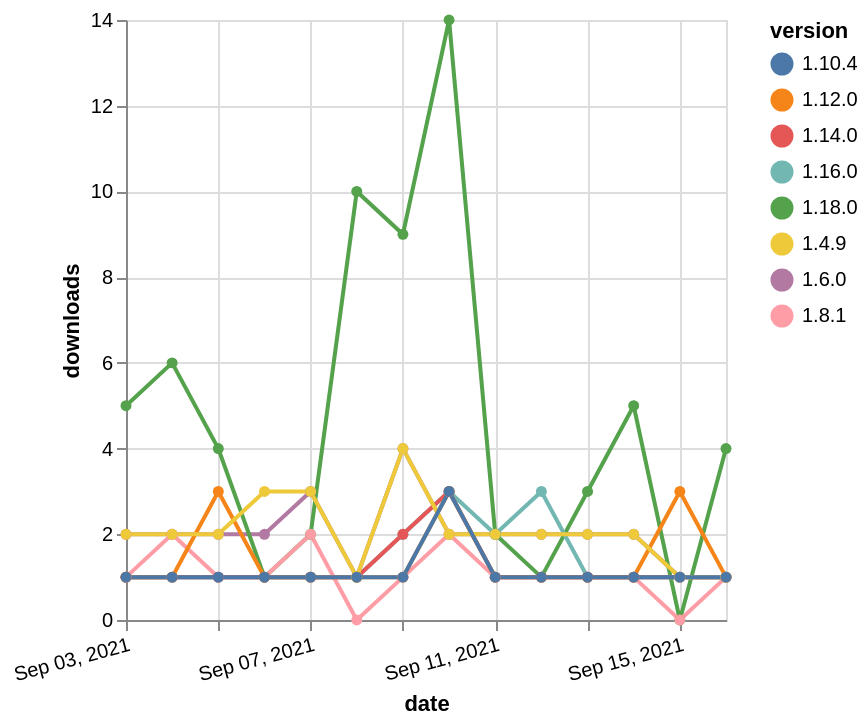

Specify this chart in Vega-Lite:
### Vega-Lite specification from a JSON file in a GitHub repository (floating-point values rounded to 4 significant figures)
{"$schema": "https://vega.github.io/schema/vega-lite/v5.json", "description": "A simple bar chart with embedded data.", "data": {"values": [{"date": "2021-09-03", "total": 2312, "delta": 2, "version": "1.6.0"}, {"date": "2021-09-04", "total": 2314, "delta": 2, "version": "1.6.0"}, {"date": "2021-09-05", "total": 2316, "delta": 2, "version": "1.6.0"}, {"date": "2021-09-06", "total": 2318, "delta": 2, "version": "1.6.0"}, {"date": "2021-09-07", "total": 2321, "delta": 3, "version": "1.6.0"}, {"date": "2021-09-08", "total": 2322, "delta": 1, "version": "1.6.0"}, {"date": "2021-09-09", "total": 2326, "delta": 4, "version": "1.6.0"}, {"date": "2021-09-10", "total": 2328, "delta": 2, "version": "1.6.0"}, {"date": "2021-09-11", "total": 2330, "delta": 2, "version": "1.6.0"}, {"date": "2021-09-12", "total": 2332, "delta": 2, "version": "1.6.0"}, {"date": "2021-09-13", "total": 2334, "delta": 2, "version": "1.6.0"}, {"date": "2021-09-14", "total": 2336, "delta": 2, "version": "1.6.0"}, {"date": "2021-09-15", "total": 2337, "delta": 1, "version": "1.6.0"}, {"date": "2021-09-16", "total": 2338, "delta": 1, "version": "1.6.0"}, {"date": "2021-09-03", "total": 272, "delta": 5, "version": "1.18.0"}, {"date": "2021-09-04", "total": 278, "delta": 6, "version": "1.18.0"}, {"date": "2021-09-05", "total": 282, "delta": 4, "version": "1.18.0"}, {"date": "2021-09-06", "total": 283, "delta": 1, "version": "1.18.0"}, {"date": "2021-09-07", "total": 285, "delta": 2, "version": "1.18.0"}, {"date": "2021-09-08", "total": 295, "delta": 10, "version": "1.18.0"}, {"date": "2021-09-09", "total": 304, "delta": 9, "version": "1.18.0"}, {"date": "2021-09-10", "total": 318, "delta": 14, "version": "1.18.0"}, {"date": "2021-09-11", "total": 320, "delta": 2, "version": "1.18.0"}, {"date": "2021-09-12", "total": 321, "delta": 1, "version": "1.18.0"}, {"date": "2021-09-13", "total": 324, "delta": 3, "version": "1.18.0"}, {"date": "2021-09-14", "total": 329, "delta": 5, "version": "1.18.0"}, {"date": "2021-09-15", "total": 329, "delta": 0, "version": "1.18.0"}, {"date": "2021-09-16", "total": 333, "delta": 4, "version": "1.18.0"}, {"date": "2021-09-03", "total": 565, "delta": 1, "version": "1.16.0"}, {"date": "2021-09-04", "total": 566, "delta": 1, "version": "1.16.0"}, {"date": "2021-09-05", "total": 567, "delta": 1, "version": "1.16.0"}, {"date": "2021-09-06", "total": 568, "delta": 1, "version": "1.16.0"}, {"date": "2021-09-07", "total": 569, "delta": 1, "version": "1.16.0"}, {"date": "2021-09-08", "total": 570, "delta": 1, "version": "1.16.0"}, {"date": "2021-09-09", "total": 572, "delta": 2, "version": "1.16.0"}, {"date": "2021-09-10", "total": 575, "delta": 3, "version": "1.16.0"}, {"date": "2021-09-11", "total": 577, "delta": 2, "version": "1.16.0"}, {"date": "2021-09-12", "total": 580, "delta": 3, "version": "1.16.0"}, {"date": "2021-09-13", "total": 581, "delta": 1, "version": "1.16.0"}, {"date": "2021-09-14", "total": 582, "delta": 1, "version": "1.16.0"}, {"date": "2021-09-15", "total": 583, "delta": 1, "version": "1.16.0"}, {"date": "2021-09-16", "total": 584, "delta": 1, "version": "1.16.0"}, {"date": "2021-09-03", "total": 655, "delta": 1, "version": "1.8.1"}, {"date": "2021-09-04", "total": 657, "delta": 2, "version": "1.8.1"}, {"date": "2021-09-05", "total": 658, "delta": 1, "version": "1.8.1"}, {"date": "2021-09-06", "total": 659, "delta": 1, "version": "1.8.1"}, {"date": "2021-09-07", "total": 661, "delta": 2, "version": "1.8.1"}, {"date": "2021-09-08", "total": 661, "delta": 0, "version": "1.8.1"}, {"date": "2021-09-09", "total": 662, "delta": 1, "version": "1.8.1"}, {"date": "2021-09-10", "total": 664, "delta": 2, "version": "1.8.1"}, {"date": "2021-09-11", "total": 665, "delta": 1, "version": "1.8.1"}, {"date": "2021-09-12", "total": 666, "delta": 1, "version": "1.8.1"}, {"date": "2021-09-13", "total": 667, "delta": 1, "version": "1.8.1"}, {"date": "2021-09-14", "total": 668, "delta": 1, "version": "1.8.1"}, {"date": "2021-09-15", "total": 668, "delta": 0, "version": "1.8.1"}, {"date": "2021-09-16", "total": 669, "delta": 1, "version": "1.8.1"}, {"date": "2021-09-03", "total": 402, "delta": 1, "version": "1.14.0"}, {"date": "2021-09-04", "total": 403, "delta": 1, "version": "1.14.0"}, {"date": "2021-09-05", "total": 404, "delta": 1, "version": "1.14.0"}, {"date": "2021-09-06", "total": 405, "delta": 1, "version": "1.14.0"}, {"date": "2021-09-07", "total": 406, "delta": 1, "version": "1.14.0"}, {"date": "2021-09-08", "total": 407, "delta": 1, "version": "1.14.0"}, {"date": "2021-09-09", "total": 409, "delta": 2, "version": "1.14.0"}, {"date": "2021-09-10", "total": 412, "delta": 3, "version": "1.14.0"}, {"date": "2021-09-11", "total": 413, "delta": 1, "version": "1.14.0"}, {"date": "2021-09-12", "total": 414, "delta": 1, "version": "1.14.0"}, {"date": "2021-09-13", "total": 415, "delta": 1, "version": "1.14.0"}, {"date": "2021-09-14", "total": 416, "delta": 1, "version": "1.14.0"}, {"date": "2021-09-15", "total": 417, "delta": 1, "version": "1.14.0"}, {"date": "2021-09-16", "total": 418, "delta": 1, "version": "1.14.0"}, {"date": "2021-09-03", "total": 361, "delta": 1, "version": "1.12.0"}, {"date": "2021-09-04", "total": 362, "delta": 1, "version": "1.12.0"}, {"date": "2021-09-05", "total": 365, "delta": 3, "version": "1.12.0"}, {"date": "2021-09-06", "total": 366, "delta": 1, "version": "1.12.0"}, {"date": "2021-09-07", "total": 367, "delta": 1, "version": "1.12.0"}, {"date": "2021-09-08", "total": 368, "delta": 1, "version": "1.12.0"}, {"date": "2021-09-09", "total": 369, "delta": 1, "version": "1.12.0"}, {"date": "2021-09-10", "total": 372, "delta": 3, "version": "1.12.0"}, {"date": "2021-09-11", "total": 373, "delta": 1, "version": "1.12.0"}, {"date": "2021-09-12", "total": 374, "delta": 1, "version": "1.12.0"}, {"date": "2021-09-13", "total": 375, "delta": 1, "version": "1.12.0"}, {"date": "2021-09-14", "total": 376, "delta": 1, "version": "1.12.0"}, {"date": "2021-09-15", "total": 379, "delta": 3, "version": "1.12.0"}, {"date": "2021-09-16", "total": 380, "delta": 1, "version": "1.12.0"}, {"date": "2021-09-03", "total": 2402, "delta": 2, "version": "1.4.9"}, {"date": "2021-09-04", "total": 2404, "delta": 2, "version": "1.4.9"}, {"date": "2021-09-05", "total": 2406, "delta": 2, "version": "1.4.9"}, {"date": "2021-09-06", "total": 2409, "delta": 3, "version": "1.4.9"}, {"date": "2021-09-07", "total": 2412, "delta": 3, "version": "1.4.9"}, {"date": "2021-09-08", "total": 2413, "delta": 1, "version": "1.4.9"}, {"date": "2021-09-09", "total": 2417, "delta": 4, "version": "1.4.9"}, {"date": "2021-09-10", "total": 2419, "delta": 2, "version": "1.4.9"}, {"date": "2021-09-11", "total": 2421, "delta": 2, "version": "1.4.9"}, {"date": "2021-09-12", "total": 2423, "delta": 2, "version": "1.4.9"}, {"date": "2021-09-13", "total": 2425, "delta": 2, "version": "1.4.9"}, {"date": "2021-09-14", "total": 2427, "delta": 2, "version": "1.4.9"}, {"date": "2021-09-15", "total": 2428, "delta": 1, "version": "1.4.9"}, {"date": "2021-09-16", "total": 2429, "delta": 1, "version": "1.4.9"}, {"date": "2021-09-03", "total": 315, "delta": 1, "version": "1.10.4"}, {"date": "2021-09-04", "total": 316, "delta": 1, "version": "1.10.4"}, {"date": "2021-09-05", "total": 317, "delta": 1, "version": "1.10.4"}, {"date": "2021-09-06", "total": 318, "delta": 1, "version": "1.10.4"}, {"date": "2021-09-07", "total": 319, "delta": 1, "version": "1.10.4"}, {"date": "2021-09-08", "total": 320, "delta": 1, "version": "1.10.4"}, {"date": "2021-09-09", "total": 321, "delta": 1, "version": "1.10.4"}, {"date": "2021-09-10", "total": 324, "delta": 3, "version": "1.10.4"}, {"date": "2021-09-11", "total": 325, "delta": 1, "version": "1.10.4"}, {"date": "2021-09-12", "total": 326, "delta": 1, "version": "1.10.4"}, {"date": "2021-09-13", "total": 327, "delta": 1, "version": "1.10.4"}, {"date": "2021-09-14", "total": 328, "delta": 1, "version": "1.10.4"}, {"date": "2021-09-15", "total": 329, "delta": 1, "version": "1.10.4"}, {"date": "2021-09-16", "total": 330, "delta": 1, "version": "1.10.4"}]}, "width": "container", "mark": {"type": "line", "point": {"filled": true}}, "encoding": {"x": {"field": "date", "type": "temporal", "timeUnit": "yearmonthdate", "title": "date", "axis": {"labelAngle": -15}}, "y": {"field": "delta", "type": "quantitative", "title": "downloads"}, "color": {"field": "version", "type": "nominal"}, "tooltip": {"field": "delta"}}}
